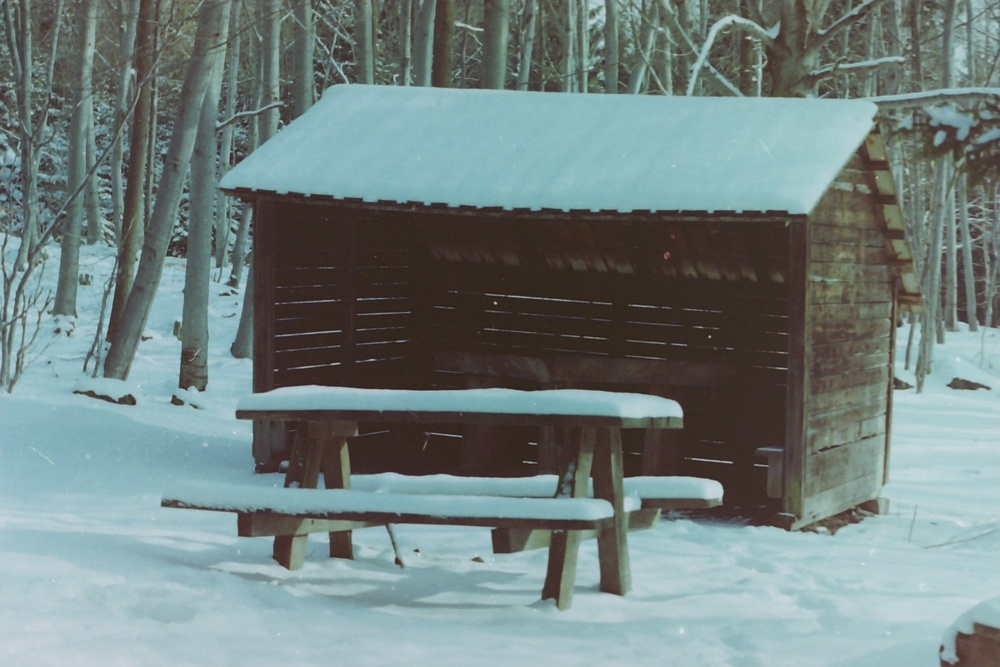
#> input picture Lab9/input.jpg, 1000 x 667 px, shrunk from 2544 x 1696 before the run
$ python Lab9.py
#> lines starting #> are read from the running program, lines starting #| are printed output that depends on the picture
import cv2
import numpy as np
import matplotlib.pyplot as plt

# === 1. Wczytanie obrazu ===
img = cv2.imread('input.jpg')
#> img is the input picture: shape (667, 1000, 3); mean B, G, R 128.4, 129.7, 114.1
if img is None:
    raise FileNotFoundError("Nie znaleziono obrazu wejściowego!")

# === 2. Konwersja do skali szarości ===
gray = cv2.cvtColor(img, cv2.COLOR_BGR2GRAY)
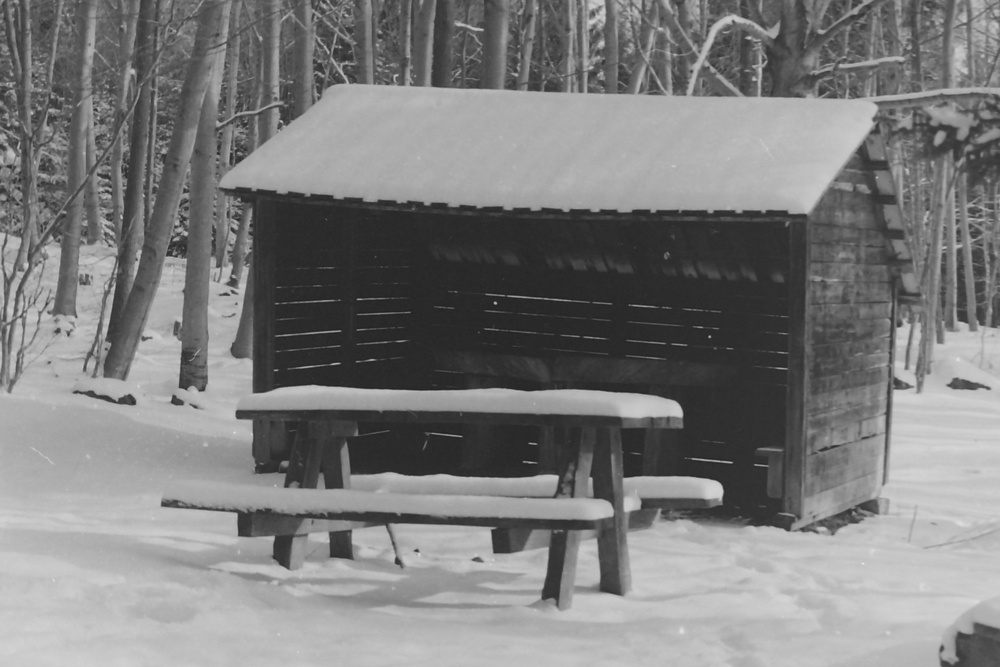
#> gray: shape (667, 1000); min 31, max 231, mean 124.9
cv2.imshow("Obraz w skali szarości", gray)
cv2.imwrite("01_gray.jpg", gray)

# === 3. Histogram przed wyrównaniem ===
hist_before = cv2.calcHist([gray], [0], None, [256], [0, 256])
#> hist_before = 256 values, max 14363 at index 43, min 0 at index 0, mean 2605.5
plt.figure()
plt.title("Histogram przed wyrównaniem")
plt.xlabel("Wartość piksela")
plt.ylabel("Liczba pikseli")
plt.plot(hist_before, color='black')
plt.xlim([0, 256])
plt.savefig("02_histogram_before.png")
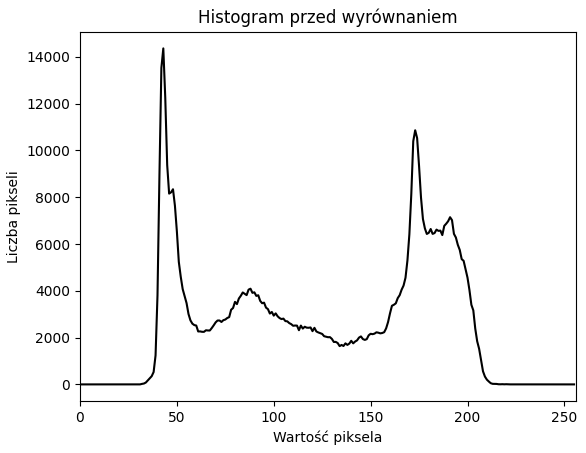
#> figure drawn by matplotlib, 1 panel; curve peaks at x = 43, y = 14363
plt.close()

# === 4. Wyrównanie histogramu ===
equalized = cv2.equalizeHist(gray)
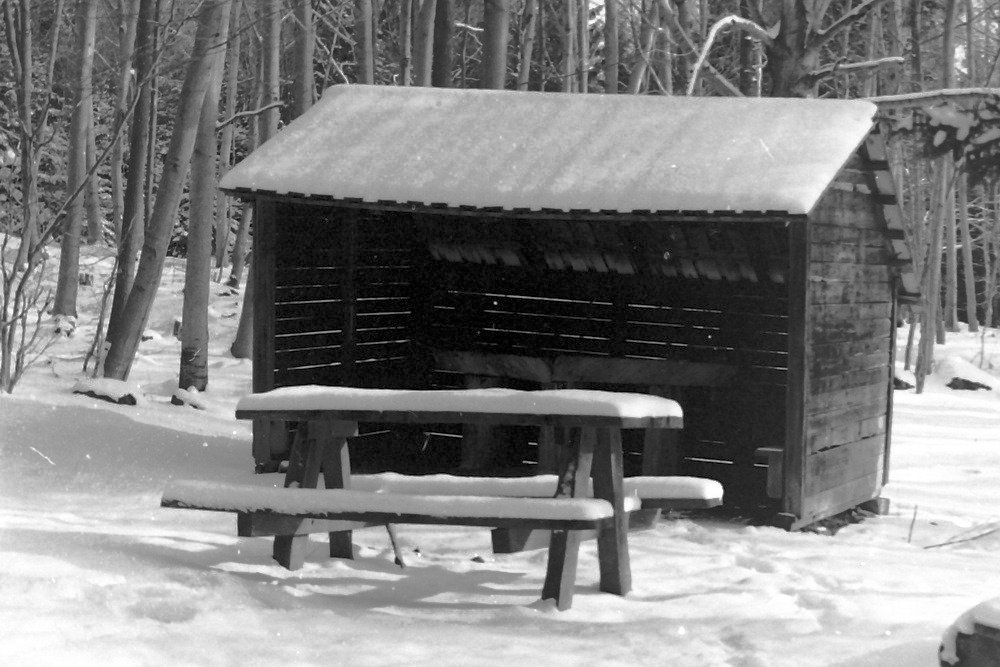
#> equalized: shape (667, 1000); min 0, max 255, mean 128.5
cv2.imshow("Obraz po wyrównaniu histogramu", equalized)
cv2.imwrite("03_equalized.jpg", equalized)

# === 5. Histogram po wyrównaniu ===
hist_after = cv2.calcHist([equalized], [0], None, [256], [0, 256])
#> hist_after = 256 values, max 14363 at index 17, min 0 at index 3, mean 2605.5
plt.figure()
plt.title("Histogram po wyrównaniu")
plt.xlabel("Wartość piksela")
plt.ylabel("Liczba pikseli")
plt.plot(hist_after, color='black')
plt.xlim([0, 256])
plt.savefig("04_histogram_after.png")
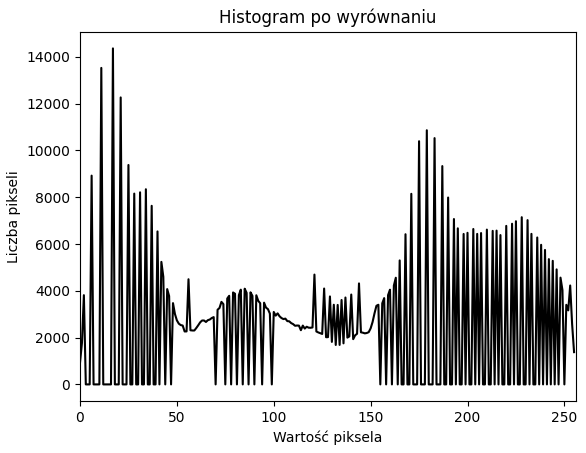
#> figure drawn by matplotlib, 1 panel; curve peaks at x = 17, y = 14363
plt.close()

cv2.waitKey(0)
cv2.destroyAllWindows()
